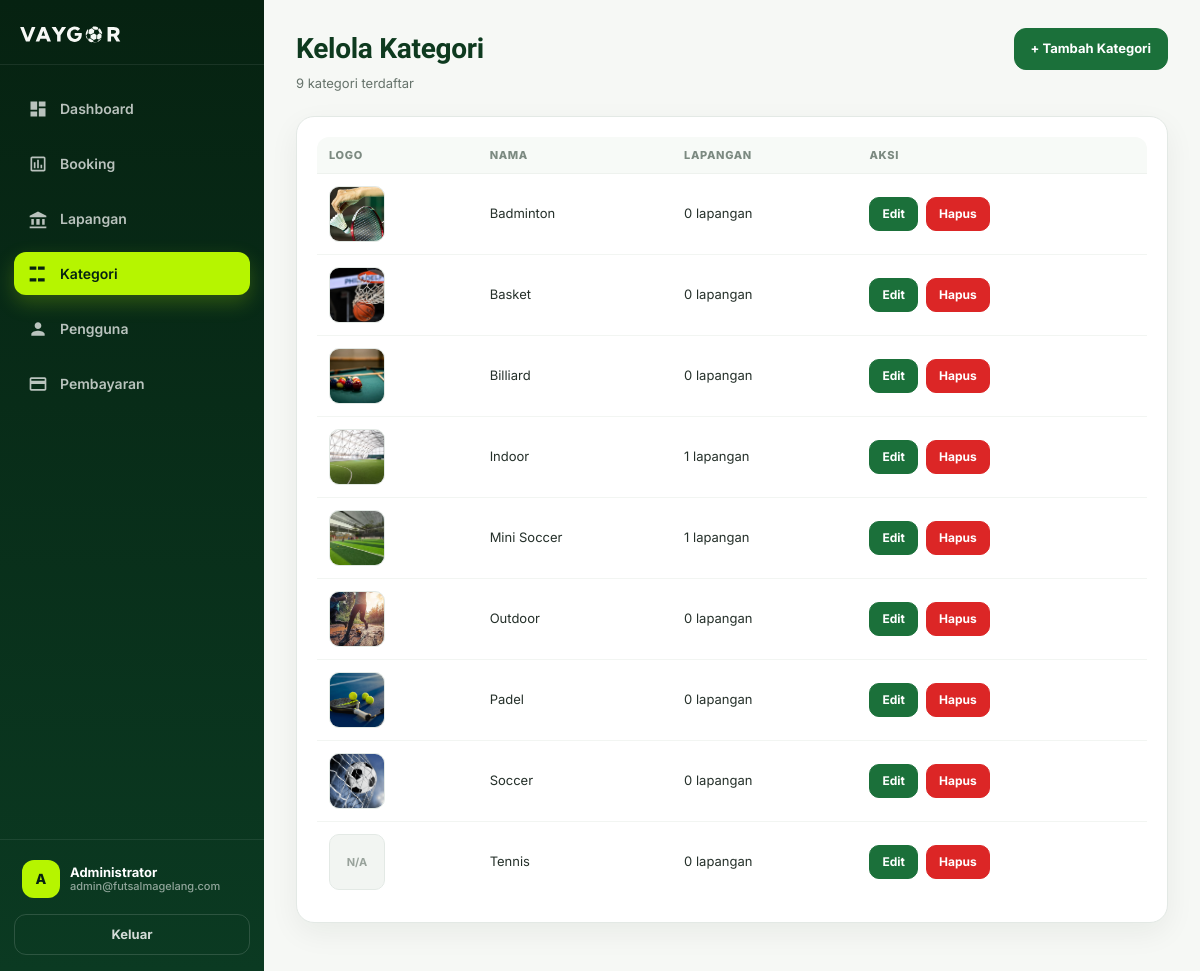
Screenshot of /admin/categories.php (signed in) with the database file from the repository.
### tables this page shows
CREATE TABLE `users` (
  `id` int UNSIGNED NOT NULL,
  `name` varchar(100) NOT NULL,
  `email` varchar(100) NOT NULL,
  `phone` varchar(20) DEFAULT NULL,
  `password` varchar(255) NOT NULL,
  `role` enum('user','admin') NOT NULL DEFAULT 'user',
  `status` enum('active','inactive') NOT NULL DEFAULT 'active',
  `created_at` timestamp NULL DEFAULT CURRENT_TIMESTAMP,
  `updated_at` timestamp NULL DEFAULT CURRENT_TIMESTAMP ON UPDATE CURRENT_TIMESTAMP
);

CREATE TABLE `kategori` (
  `id_kat` int NOT NULL,
  `name_kat` varchar(50) NOT NULL,
  `logo_kat` varchar(255) NOT NULL
);

### config/helpers.php (called while the page is built, shortened)
<?php
function db(): PDO
{
    static $pdo = null;
    if ($pdo === null) {
        $pdo = new PDO(
            'mysql:host=localhost;dbname=db_futsal;charset=utf8mb4',
            'root',
            '',
            [
                PDO::ATTR_ERRMODE            => PDO::ERRMODE_EXCEPTION,
                PDO::ATTR_DEFAULT_FETCH_MODE => PDO::FETCH_ASSOC,
            ]
        );
    }
    return $pdo;
}
function e($value): string
{
    return htmlspecialchars((string) $value, ENT_QUOTES, 'UTF-8');
}

### admin/_upload.php (called while the page is built, shortened)
<?php
function resolve_image(string $image): ?string
{
    $candidates = [];
    if (str_starts_with($image, 'assets/')) {
        $candidates[] = $image;
    } elseif (str_starts_with($image, 'uploads/')) {
        $candidates[] = $image;
        $candidates[] = 'assets/' . $image;
        $candidates[] = 'assets/images/' . substr($image, 8);
    } else {
        $candidates[] = 'assets/uploads/' . $image;
        $candidates[] = 'assets/images/' . $image;
        $candidates[] = 'uploads/' . $image;
    }
    $root = dirname(__DIR__);
    foreach ($candidates as $rel) {
        if (is_file($root . '/' . $rel)) {
            return $rel;
        }
    }
    return null;
}
function image_src(?string $image, string $base): ?string
{
    $rel = resolve_image($image);
    return $rel === null ? null : rtrim($base, '/') . '/' . $rel;
}

### admin/categories.php (the view, shortened to what this page needs)
<?php
require_once __DIR__ . '/../config/helpers.php';
require_once __DIR__ . '/_upload.php';
$pdo = db();
$action = (string) ($_GET['action'] ?? 'list');
$errors = [];
$form = [
    'id_kat'   => 0,
    'name_kat' => '',
    'logo_kat' => null,
];
$base       = '..';
require __DIR__ . '/../includes/head.php';
?>
<div class="admin-shell">
  <?php $adminNav = 'kategori'; require __DIR__ . '/_sidebar.php'; ?>
  <main class="admin-main">
    <?php if ($action === 'form'): ?>
      <header class="admin-topbar">
        <div>
          <h1 class="admin-page-title"><?= $form['id_kat'] > 0 ? 'Edit Kategori' : 'Tambah Kategori' ?></h1>
          <p class="admin-page-sub">Kategori lapangan yang dipakai di VAYGOR</p>
        </div>
        <a class="admin-btn-ghost" href="categories.php">&larr; Kembali</a>
      </header>
      <?php if ($errors): ?>
        <div class="admin-flash is-err">
          <?php foreach ($errors as $i => $msg): ?>
            <?= $i > 0 ? '<br>' : '' ?><?= e($msg) ?>
          <?php endforeach; ?>
        </div>
      <?php endif; ?>
      <section class="admin-panel">
        <form class="admin-form" method="post" enctype="multipart/form-data">
          <?= csrf_field() ?>
          <input type="hidden" name="op" value="save">
          <input type="hidden" name="id" value="<?= (int) $form['id_kat'] ?>">
          <div class="admin-form-grid">
            <div class="admin-field">
              <label for="name_kat">Nama Kategori</label>
              <input class="admin-input" id="name_kat" type="text" name="name_kat" value="<?= e($form['name_kat']) ?>" required>
            </div>
            <div class="admin-field full">
              <label for="image">Logo (JPG/PNG/WEBP, maks 2MB)</label>
              <input class="admin-input" id="image" type="file" name="image" accept="image/jpeg,image/png,image/webp">
              <?php $current = image_src($form['logo_kat'], '..'); ?>
              <?php if ($current): ?>
                <div class="admin-current-img">
                  <img class="admin-thumb" src="<?= e($current) ?>" alt="">
                  <span>Logo saat ini</span>
                </div>
              <?php elseif (!empty($form['logo_kat'])): ?>
                <span class="admin-help">Logo tercatat: <?= e($form['logo_kat']) ?> (file tidak ditemukan)</span>
              <?php endif; ?>
            </div>
          </div>
          <div class="admin-form-actions">
            <button class="admin-btn" type="submit">Simpan</button>
            <a class="admin-btn-ghost" href="categories.php">Batal</a>
          </div>
        </form>
      </section>
    <?php else: ?>
      <?php
      $categories = $pdo->query(
          'SELECT k.*, COUNT(fk.id_field) AS lapangan
           FROM kategori k
           LEFT JOIN fields_kat fk ON fk.id_kat = k.id_kat
           GROUP BY k.id_kat
           ORDER BY k.name_kat'
      )->fetchAll();
      ?>
      <header class="admin-topbar">
        <div>
          <h1 class="admin-page-title">Kelola Kategori</h1>
          <p class="admin-page-sub"><?= count($categories) ?> kategori terdaftar</p>
        </div>
        <a class="admin-btn" href="categories.php?action=new">+ Tambah Kategori</a>
      </header>
      <section class="admin-panel">
        <?php if (!$categories): ?>
          <div class="admin-empty">Belum ada kategori. Tambahkan kategori pertama.</div>
        <?php else: ?>
          <div class="admin-table-wrap">
            <table class="admin-table">
              <thead>
                <tr>
                  <th>Logo</th>
                  <th>Nama</th>
                  <th>Lapangan</th>
                  <th>Aksi</th>
                </tr>
              </thead>
              <tbody>
                <?php foreach ($categories as $c): ?>
                  <?php $src = image_src($c['logo_kat'], '..'); ?>
                  <tr>
                    <td>
                      <?php if ($src): ?>
                        <img class="admin-thumb" src="<?= e($src) ?>" alt="">
                      <?php else: ?>
                        <span class="admin-thumb is-empty">N/A</span>
                      <?php endif; ?>
                    </td>
                    <td><?= e($c['name_kat']) ?></td>
                    <td class="admin-muted"><?= (int) $c['lapangan'] ?> lapangan</td>
                    <td>
                      <div class="admin-row-actions">
                        <a class="admin-btn-sm" href="categories.php?edit=<?= (int) $c['id_kat'] ?>">Edit</a>
                        <form method="post" onsubmit="return confirm('Hapus kategori ini?')">
                          <button class="admin-btn-sm is-danger" type="submit">Hapus</button>
                        </form>
                      </div>
                    </td>
                  </tr>
                <?php endforeach; ?>
              </tbody>
            </table>
          </div>
        <?php endif; ?>
      </section>
    <?php endif; ?>
  </main>
</div>
</body>
</html>

### admin/_sidebar.php (shortened to what this page needs)
<?php
$navBase     = $base ?? '';
$navUser = null;
$navUid  = (int) ($_SESSION['id'] ?? 0);
if ($navUid > 0) {
    if (!empty($GLOBALS['conn'])) {
        $navRes = mysqli_query($GLOBALS['conn'], 'SELECT name, email FROM users WHERE id = ' . $navUid . ' LIMIT 1');
        $navUser = $navRes ? mysqli_fetch_assoc($navRes) : null;
    } elseif (function_exists('db')) {
        try {
            $navStmt = db()->prepare('SELECT name, email FROM users WHERE id = ? LIMIT 1');
            $navStmt->execute([$navUid]);
            $navUser = $navStmt->fetch() ?: null;
        } catch (Throwable $e) {
            $navUser = null;
        }
    }
}
$navName     = $navUser['name'] ?? ($_SESSION['name'] ?? 'Admin');
$navEmail    = $navUser['email'] ?? '';
$navInitial  = mb_strtoupper(mb_substr(trim((string) $navName), 0, 1));
$navActive   = $adminNav ?? '';
$navItems = [
    ['dashboard',  'index.php',     'Dashboard',   'M3 13h8V3H3v10zm0 8h8v-6H3v6zm10 0h8V11h-8v10zm0-18v6h8V3h-8z'],
    ['booking',    'bookings.php',  'Booking',     'M19 3H5c-1.1 0-2 .9-2 2v14c0 1.1.9 2 2 2h14c1.1 0 2-.9 2-2V5c0-1.1-.9-2-2-2zm0 16H5V5h14v14zM7 10h2v7H7zm4-3h2v10h-2zm4 6h2v4h-2z'],
    ['lapangan',   'fields.php',    'Lapangan',    'M12 3 2 8v2h20V8L12 3zM4 12v7h3v-7H4zm6 0v7h4v-7h-4zm7 0v7h3v-7h-3zM2 21h20v2H2v-2z'],
    ['kategori',   'categories.php','Kategori',    'M2 7h8V3H2v4zm0 14h8v-4H2v4zm10 0h8v-4h-8v4zM12 3v4h8V3h-8z'],
    ['pengguna',   'users.php',     'Pengguna',    'M12 12c2.21 0 4-1.79 4-4s-1.79-4-4-4-4 1.79-4 4 1.79 4 4 4zm0 2c-2.67 0-8 1.34-8 4v2h16v-2c0-2.66-5.33-4-8-4z'],
    ['pembayaran', 'payments.php',  'Pembayaran',  'M20 4H4c-1.11 0-1.99.89-1.99 2L2 18c0 1.11.89 2 2 2h16c1.11 0 2-.89 2-2V6c0-1.11-.89-2-2-2zm0 14H4v-6h16v6zm0-10H4V6h16v2z'],
];
?>
<aside id="adminSide" class="admin-side" aria-label="Menu admin">
  <a class="admin-brand" href="<?= e($navBase) ?>/index.php">
    <img src="<?= e($navBase) ?>/assets/images/logo(1).svg" alt="VAYGOR">
  </a>
  <nav class="admin-nav">
    <?php foreach ($navItems as [$key, $href, $label, $icon]): ?>
      <a class="admin-nav-item my-1<?= $navActive === $key ? ' active' : '' ?>" href="<?= e($href) ?>"<?= $navActive === $key ? ' aria-current="page"' : '' ?>>
        <svg viewBox="0 0 24 24" aria-hidden="true"><path d="<?= $icon ?>"/></svg>
        <span><?= e($label) ?></span>
      </a>
    <?php endforeach; ?>
  </nav>
  <div class="admin-side-foot">
    <div class="admin-user">
      <span class="admin-avatar" aria-hidden="true"><?= e($navInitial) ?></span>
      <span class="admin-user-text">
        <?= e($navName) ?>
        <small><?= e($navEmail) ?></small>
      </span>
    </div>
    <a class="admin-logout" href="<?= e($navBase) ?>/logout.php">Keluar</a>
  </div>
</aside>

### rows the page displays
users: name "A", name "Administrator", email "admin@futsalmagelang.com"
kategori: logo_kat (picture), name_kat "Badminton", lapangan "0"
kategori: logo_kat (picture), name_kat "Basket", lapangan "0"
kategori: logo_kat (picture), name_kat "Billiard", lapangan "0"
kategori: logo_kat (picture), name_kat "Indoor", lapangan "1"
kategori: logo_kat (picture), name_kat "Mini Soccer", lapangan "1"
kategori: logo_kat (picture), name_kat "Outdoor", lapangan "0"
kategori: logo_kat (picture), name_kat "Padel", lapangan "0"
kategori: logo_kat (picture), name_kat "Soccer", lapangan "0"
kategori: shows "N/A", name_kat "Tennis", lapangan "0"

### other values shown
$label "Dashboard"
$label "Booking"
$label "Lapangan"
$label "Kategori"
$label "Pengguna"
$label "Pembayaran"
count($categories) "9"
